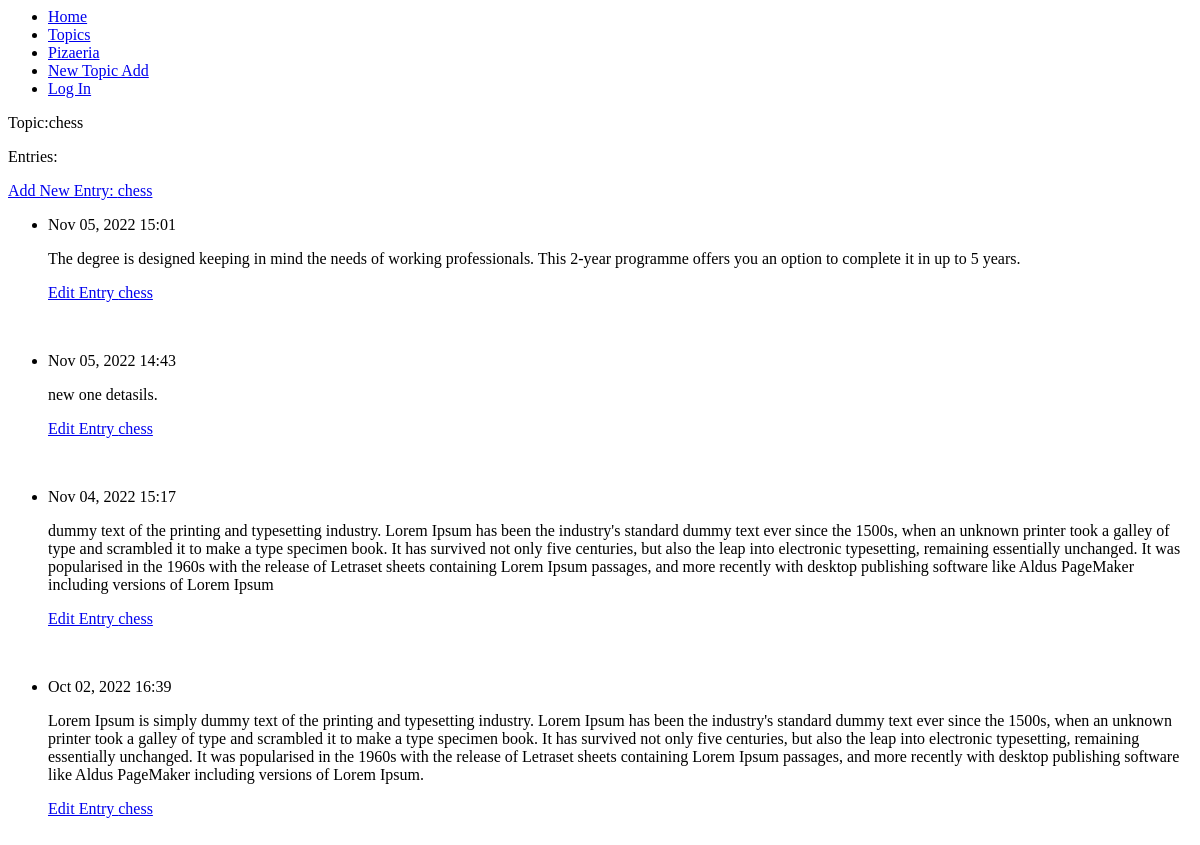
The page /topics/1/ on the database as committed earlier.
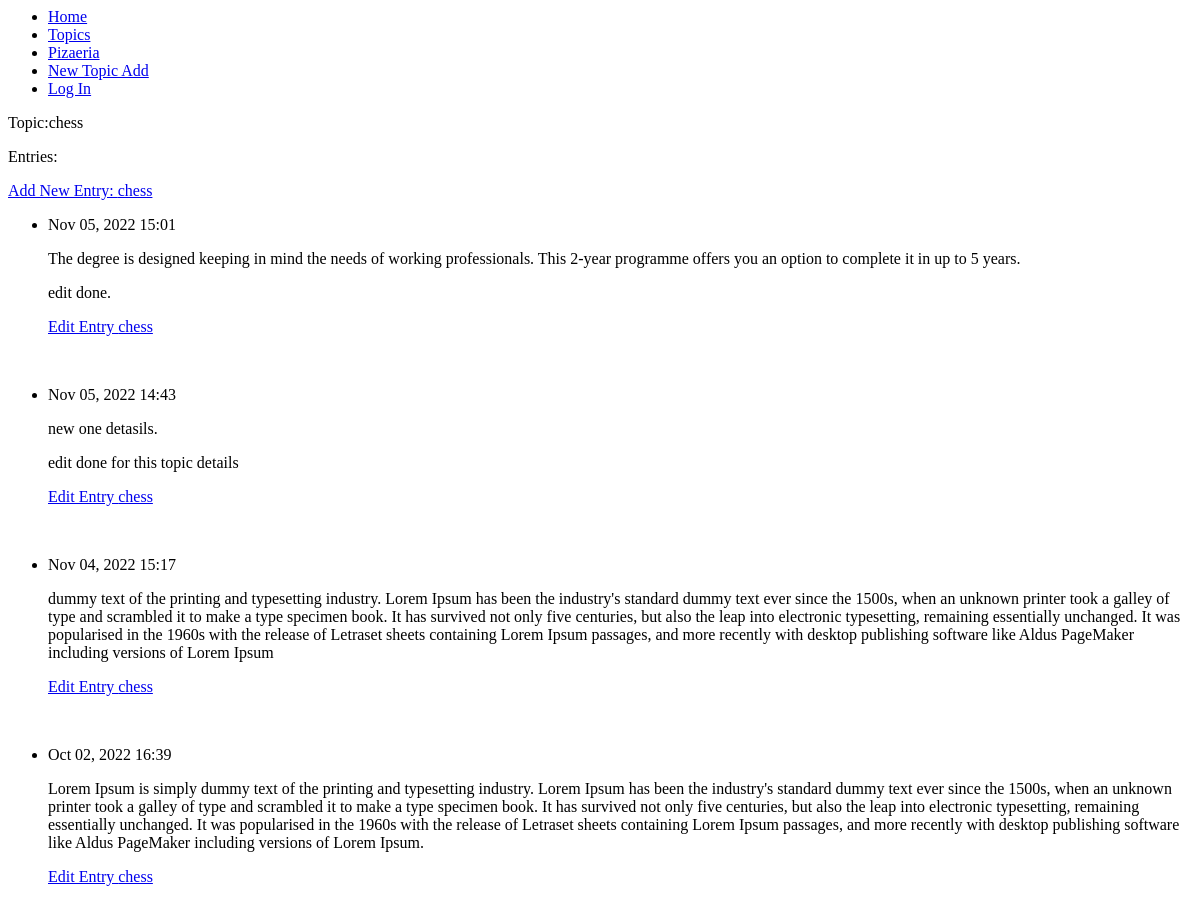
The same page on the database as committed later.
### learning_logs/models.py (models this page shows, shortened)
class Topic(models.Model):
    text = models.TextField(max_length = 200)
    date_added = models.DateTimeField(auto_now_add = True)
    def __str__(self):
        return self.text

class Entry(models.Model):
    topic = models.ForeignKey(Topic, on_delete=models.CASCADE)
    text = models.TextField()
    date_added = models.DateTimeField(auto_now_add = True)
    class Meta:
        verbose_name_plural = 'entries'

### learning_logs/views.py (the view)
# urls.py: path('topics/<int:topic_id>/', views.topic,  name='topic'),
def topic(request, topic_id):
    topic = Topic.objects.get(id=topic_id)
    entries = topic.entry_set.order_by('-date_added')
    context = {'topic': topic, 'entries':entries}
    return render(request, 'topic.html',context)

### learning_logs/templates/topic.html
{% extends "base.html" %}
{% block content %}
<p>Topic:{{ topic }}</P>
<p>Entries: </P>
<p><a href = "{% url 'learning_logs:new_entry' topic.id %}">Add New Entry: {{ topic}}</a></p>
    <ul>
        {% for entry in entries %}
        <li>
            <p>{{ entry.date_added|date:'M d, Y H:i' }}</p>
            <p>{{ entry.text|linebreaks }}</p>
            <p><a href = "{% url 'learning_logs:edit_entry' entry.id %}">Edit Entry {{ topic}}</a></p>
        </li><br>
        {% empty %}
            <li>No topics has benn added yet.</li>
        {% endfor %}
    </ul>
{%endblock content%}

### learning_logs/templates/base.html (shortened to what this page needs)
<ul>
  <li><a href="{% url 'learning_logs:index' %}">Home</a></li>
  <li><a href="{% url 'learning_logs:topics' %}">Topics</a></li>
  <li><a href="{% url 'learning_logs:pizaeria' %}">Pizaeria</a></li>
  <li><a href="{% url 'learning_logs:new_topic' %}">New Topic Add</a></li>
{% if user.is_authenticated %}
    <br><p>Hello, {{ user.username }} </p>
{% else %}
    <li><a href="{% url 'users:login' %}">Log In</a></li>
{% endif %}
</ul>
{% block content %}
{% endblock content %}

Rows that differ between the two databases and show on the page:
changed Entry: text "The degree is designed keeping in mind the needs of working professionals. This 2-year programme offers you an option to complete it in up to 5 years." → "…up to 5 years. edit done."
changed Entry: text "new one detasils." → "new one detasils. edit done for this topic details"
